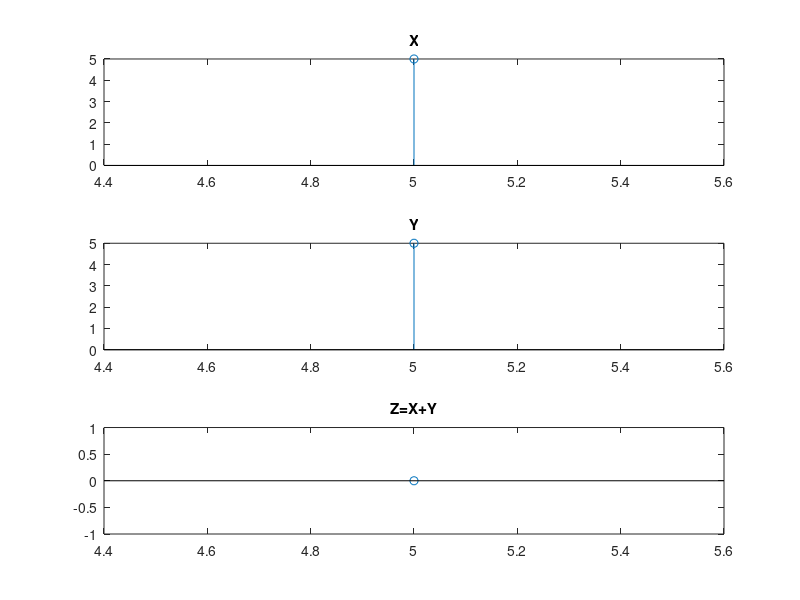

This chart was generated by the following MATLAB code:
n1=input('length in form x:y');
x=input('sequence in form [x y .. z]');

n2=input('length in form x:y');
y=input('sequence in form [x y .. z]');
% two signals of different indeces
subplot(3,1,1);
stem(n1,x);
title('X') ;

subplot(3,1,2);
stem(n2,y);
title('Y');

n3 =min (min(n1) ,min( n2 ) ) : max ( max ( n1 ) , max ( n2 ) );  %  finding the duration of output signal
s1 =zeros(1,length (n3) );
s2 =s1;
s1 (find ( ( n3>=min( n1 ) ) & ( n3 <=max ( n1 ) )==1 ) )=x; 
% signal x with the duration of  output signal add
s2 (find ( ( n3>=min ( n2 ) ) & ( n3 <=max ( n2 ))==1) )=y;
 % signal y with the duration of  output signal add
add=s1 -s2; % addition
subplot(3,1,3)
stem(n3,add)
title('Z=X+Y');